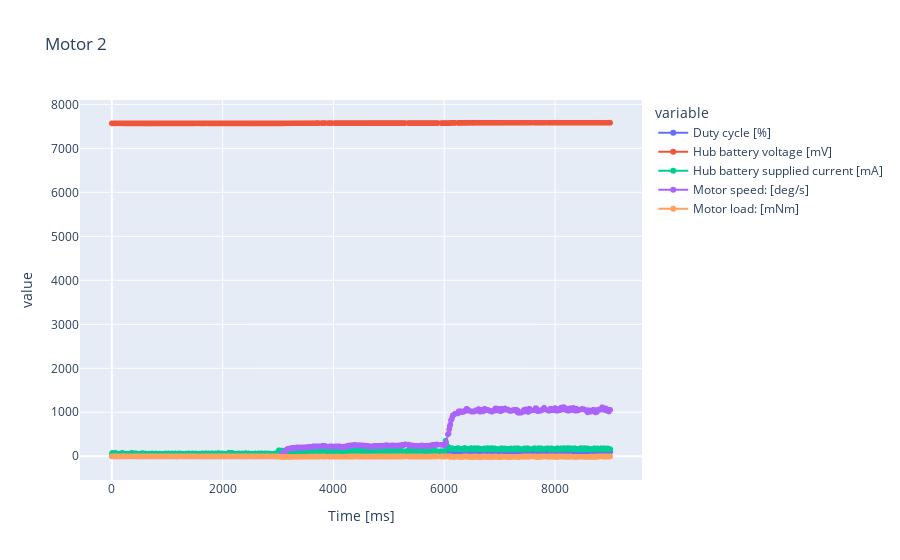

Notebook source saved alongside this figure:
### Code cell
visualize_data(title="Motor 2", data = load_and_format_data("tests/motor_2_program_1.txt"))

### Figure 1 — Plotly figure (JSON) as saved in the notebook; plotly's stock layout.template omitted (floating-point values rounded to 4 significant figures; data arrays with more than 128 entries replaced by an {"elided": "..."} marker saying what was removed)
{"data": [{"hovertemplate": "variable=Duty cycle [%]<br>Time [ms]=%{x}<br>value=%{y}<extra></extra>", "legendgroup": "Duty cycle [%]", "line": {"color": "#636efa", "dash": "solid"}, "marker": {"symbol": "circle"}, "mode": "lines+markers", "name": "Duty cycle [%]", "showlegend": true, "type": "scattergl", "x": {"elided": "778 int values"}, "xaxis": "x", "y": {"elided": "778 int values"}, "yaxis": "y"}, {"hovertemplate": "variable=Hub battery voltage [mV]<br>Time [ms]=%{x}<br>value=%{y}<extra></extra>", "legendgroup": "Hub battery voltage [mV]", "line": {"color": "#EF553B", "dash": "solid"}, "marker": {"symbol": "circle"}, "mode": "lines+markers", "name": "Hub battery voltage [mV]", "showlegend": true, "type": "scattergl", "x": {"elided": "778 int values"}, "xaxis": "x", "y": {"elided": "778 int values"}, "yaxis": "y"}, {"hovertemplate": "variable=Hub battery supplied current [mA]<br>Time [ms]=%{x}<br>value=%{y}<extra></extra>", "legendgroup": "Hub battery supplied current [mA]", "line": {"color": "#00cc96", "dash": "solid"}, "marker": {"symbol": "circle"}, "mode": "lines+markers", "name": "Hub battery supplied current [mA]", "showlegend": true, "type": "scattergl", "x": {"elided": "778 int values"}, "xaxis": "x", "y": {"elided": "778 int values"}, "yaxis": "y"}, {"hovertemplate": "variable=Motor speed: [deg/s]<br>Time [ms]=%{x}<br>value=%{y}<extra></extra>", "legendgroup": "Motor speed: [deg/s]", "line": {"color": "#ab63fa", "dash": "solid"}, "marker": {"symbol": "circle"}, "mode": "lines+markers", "name": "Motor speed: [deg/s]", "showlegend": true, "type": "scattergl", "x": {"elided": "778 int values"}, "xaxis": "x", "y": {"elided": "778 int values"}, "yaxis": "y"}, {"hovertemplate": "variable=Motor load: [mNm]<br>Time [ms]=%{x}<br>value=%{y}<extra></extra>", "legendgroup": "Motor load: [mNm]", "line": {"color": "#FFA15A", "dash": "solid"}, "marker": {"symbol": "circle"}, "mode": "lines+markers", "name": "Motor load: [mNm]", "showlegend": true, "type": "scattergl", "x": {"elided": "778 int values"}, "xaxis": "x", "y": {"elided": "778 int values"}, "yaxis": "y"}], "layout": {"legend": {"title": {"text": "variable"}, "tracegroupgap": 0}, "title": {"text": "Motor 2"}, "xaxis": {"anchor": "y", "domain": [0, 1], "title": {"text": "Time [ms]"}}, "yaxis": {"anchor": "x", "domain": [0, 1], "title": {"text": "value"}}}}
